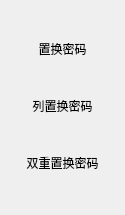
                                        <widget class="QWidget" name="zhihuan_2">
                                            <property name="geometry">
                                                <rect>
                                                    <x>0</x>
                                                    <y>0</y>
                                                    <width>125</width>
                                                    <height>215</height>
                                                </rect>
                                            </property>
                                            <attribute name="label">
                                                <string>置换密码</string>
                                            </attribute>
                                            <layout class="QVBoxLayout" name="verticalLayout_7">
                                                <item>
                                                    <widget class="QPushButton" name="zhihuan">
                                                        <property name="text">
                                                            <string>置换密码</string>
                                                        </property>
                                                        <property name="checkable">
                                                            <bool>true</bool>
                                                        </property>
                                                        <property name="default">
                                                            <bool>true</bool>
                                                        </property>
                                                        <property name="flat">
                                                            <bool>true</bool>
                                                        </property>
                                                        <attribute name="buttonGroup">
                                                            <string notr="true">button_group</string>
                                                        </attribute>
                                                    </widget>
                                                </item>
                                                <item>
                                                    <widget class="QPushButton" name="liezhihuan">
                                                        <property name="text">
                                                            <string>列置换密码</string>
                                                        </property>
                                                        <property name="checkable">
                                                            <bool>true</bool>
                                                        </property>
                                                        <property name="flat">
                                                            <bool>true</bool>
                                                        </property>
                                                        <attribute name="buttonGroup">
                                                            <string notr="true">button_group</string>
                                                        </attribute>
                                                    </widget>
                                                </item>
                                                <item>
                                                    <widget class="QPushButton" name="shuangchongzhihuan">
                                                        <property name="text">
                                                            <string>双重置换密码</string>
                                                        </property>
                                                        <property name="checkable">
                                                            <bool>true</bool>
                                                        </property>
                                                        <property name="flat">
                                                            <bool>true</bool>
                                                        </property>
                                                        <attribute name="buttonGroup">
                                                            <string notr="true">button_group</string>
                                                        </attribute>
                                                    </widget>
                                                </item>
                                            </layout>
                                        </widget>
